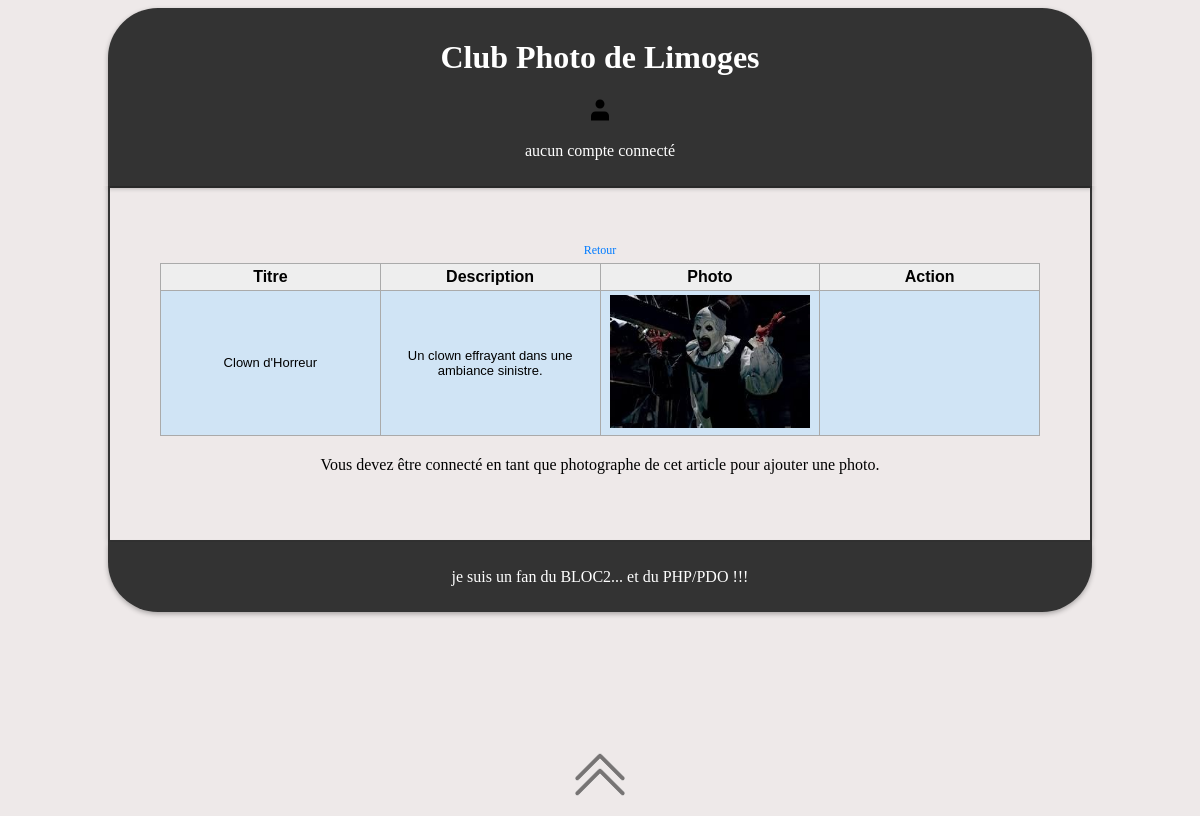
The app's page /index.php?page=article&id=1 with its own data.
### tables this page shows
CREATE TABLE IF NOT EXISTS `photo` (
  `idphoto` int NOT NULL AUTO_INCREMENT,
  `titrephoto` varchar(50) NOT NULL,
  `textephoto` varchar(50) NOT NULL,
  `imagephoto` varchar(50) NOT NULL,
  `idarti` int NOT NULL,
  PRIMARY KEY (`idphoto`),
  KEY `idarti` (`idarti`)
);

### article.php (the view, shortened to what this page needs)
<?php
    $connexion = connexionPDO();
    $requete = "SELECT article.idarti, article.datearti, article.titrearti, article.textearti, type.nomtype, photographe.nomphotographe, photographe.prenomphotographe, article.idphotographe
            FROM article
            INNER JOIN type ON article.idtype = type.idtype
            INNER JOIN photographe ON article.idphotographe = photographe.idphotographe";
    $stmt = $connexion->prepare($requete);
    $stmt->execute();
    $lesart = $stmt->fetchAll(PDO::FETCH_OBJ);
    $requete = "SELECT idtype, nomtype FROM type";
    $stmt    = $connexion->prepare($requete);
    $stmt->execute();
    $lestypes = $stmt->fetchAll(PDO::FETCH_OBJ);
    $requete = "SELECT idphotographe, nomphotographe, prenomphotographe FROM photographe WHERE idphotographe != 0";
    $stmt    = $connexion->prepare($requete);
    $stmt->execute();
    $lesphotographes = $stmt->fetchAll(PDO::FETCH_OBJ);
?>
<!DOCTYPE html>
<html lang="fr">
<head>
</head>
<body>
<fieldset class='accueil photo'>
    <?php
        if (! isset($_GET['id'])) {
            echo "<table border='1' class='ArticleTable'>";
            echo "<tr>";
            echo "<th>Date</th>";
            echo "<th>Titre</th>";
            echo "<th>Texte</th>";
            echo "<th>Type</th>";
            echo "<th>Photographe</th>";
            echo "<th>Action</th>";
            echo "</tr>";
            foreach ($lesart as $unart) {
                echo "<tr>";
                echo "<td>$unart->datearti</td>";
                echo '<td><a href="index.php?page=article&id=' . $unart->idarti . '">' . $unart->titrearti . '</a></td>';
                echo "<td>$unart->textearti</td>";
                echo "<td>$unart->nomtype</td>";
                echo "<td>$unart->nomphotographe $unart->prenomphotographe</td>";
                if (isset($_SESSION['id']) && ($_SESSION['id'] == $unart->idphotographe || $_SESSION['id'] == 0)) {
                    echo "<td><form action='' method='post' style='display:inline;'><input type='hidden' name='idarti' value='$unart->idarti'><input type='submit' name='supprimer_article' value='Supprimer' style='width: 80px; padding: 5px 10px; font-size: 12px; cursor: pointer;'></form></td>";
                } else {
                    echo "<td></td>";
                }
                echo "</tr>";
            }
            echo "</table>";
            if (isset($_SESSION['id'])) {
                echo "<fieldset class='ajout'>";
                echo "<legend>Créer un article</legend>";
                echo "<form action='' method='post'>";
                echo '<input type="text" name="titre" placeholder="Titre de l\'article" required>';
                echo "<br>";
                echo '<textarea name="texte" placeholder="Texte de l\'article" required></textarea>';
                echo "<br>";
                echo "<select name='idtype' required>";
                foreach ($lestypes as $type) {
                    echo "<option value='$type->idtype'>$type->nomtype</option>";
                }
                echo "</select>";
                echo "<br>";
                if ($_SESSION['id'] == 0) {
                    echo "<select name='idphotographe' required>";
                    foreach ($lesphotographes as $photographe) {
                        echo "<option value='$photographe->idphotographe'>$photographe->nomphotographe $photographe->prenomphotographe</option>";
                    }
                    echo "</select>";
                    echo "<br>";
                }
                echo "<input type='submit' name='creer_article' value='Créer' style='width: 80px; padding: 5px 10px; font-size: 12px; cursor: pointer;'>";
                echo "</form>";
                echo "</fieldset>";
            }
        } else {
            echo "<a href='index.php?page=article' style='width: 80px; padding: 5px 10px; font-size: 12px; cursor: pointer;'>Retour</a>";
            $id = $_GET['id'];
            $requete = "SELECT article.idarti, article.titrearti, article.idphotographe, photographe.nomphotographe, photographe.prenomphotographe
                    FROM article
                    INNER JOIN photographe ON article.idphotographe = photographe.idphotographe
                    WHERE article.idarti = :id";
            $stmt = $connexion->prepare($requete);
            $stmt->execute([':id' => $id]);
            $unart = $stmt->fetch(PDO::FETCH_OBJ);
            $requete = "SELECT idphoto, titrephoto, textephoto, imagephoto FROM photo WHERE idarti = :id";
            $stmt    = $connexion->prepare($requete);
            $stmt->execute([':id' => $id]);
            $lesphotos = $stmt->fetchAll(PDO::FETCH_OBJ);
            echo "<table border='1'  class='ArticleTable'>";
            echo "<tr>";
            echo "<th>Titre</th>";
            echo "<th>Description</th>";
            echo "<th>Photo</th>";
            echo "<th>Action</th>";
            echo "</tr>";
            foreach ($lesphotos as $photo) {
                echo "<tr>";
                echo "<td>$photo->titrephoto</td>";
                echo "<td>$photo->textephoto</td>";
                echo "<td><img src='image/$photo->imagephoto' alt='$photo->titrephoto' width='200'></td>";
                if (isset($_SESSION['id']) && ($_SESSION['id'] == $unart->idphotographe || $_SESSION['id'] == 0)) {
                    echo "<td><form action='' method='post' style='display:inline;'><input type='hidden' name='idphoto' value='$photo->idphoto'><input type='hidden' name='idarti' value='$id'><input type='submit' name='supprimer_photo' value='Supprimer' style='width: 80px; padding: 5px 10px; font-size: 12px; cursor: pointer;'></form></td>";
                } else {
                    echo "<td></td>";
                }
                echo "</tr>";
            }
            echo "</table>";
            if (isset($_SESSION['id']) && ($_SESSION['id'] == $unart->idphotographe || $_SESSION['id'] == 0)) {
                echo "<fieldset class='ajout'>";
                echo "<legend>Ajouter une photo</legend>";
                echo "<form action='' method='post' enctype='multipart/form-data'>";
                echo '<input type="text" name="titre"  placeholder="Titre de la photo" required>';
                echo "<br>";
                echo '<textarea name="detail" placeholder="Détail de la photo" required></textarea>';
                echo "<br>";
                echo '<input type="file" name="photo" id="photo" required>';
                echo "<br>";
                echo '<input type="submit" name="submit" value="Ajouter" style="width: 80px; padding: 5px 10px; font-size: 12px; cursor: pointer;">';
                echo "</form>";
                echo "</fieldset>";
                if ($_SERVER['REQUEST_METHOD'] == 'POST' && isset($_POST['submit'])) {
                    $titre  = $_POST['titre'];
                    $detail = $_POST['detail'];
                    $photo  = $_FILES['photo'];
                    if ($photo['error'] == 0) {
                        $target_dir    = "image/";
                        $target_file   = $target_dir . basename($photo["name"]);
                        $imageFileType = pathinfo($target_file, PATHINFO_EXTENSION);
                        $check = getimagesize($photo["tmp_name"]);
                        if ($check !== false) {
                            if (move_uploaded_file($photo["tmp_name"], $target_file)) {
                                echo "Le fichier " . htmlspecialchars(basename($photo["name"])) . " a été téléchargé.";
                                $requete = "INSERT INTO photo (titrephoto, textephoto, imagephoto, idarti) VALUES (:titre, :detail, :image, :idarti)";
                                $stmt    = $connexion->prepare($requete);
                                $stmt->execute([
                                    ':titre'  => $titre,
                                    ':detail' => $detail,
                                    ':image'  => basename($photo["name"]),
                                    ':idarti' => $id,
                                ]);
                                header("Refresh:0");
                            } else {
                                echo "Désolé, une erreur s'est produite lors du téléchargement de votre fichier.";
                            }
                        } else {
                            echo "Le fichier n'est pas une image.";
                        }
                    } else {
                        echo "Erreur lors du téléchargement du fichier.";
                    }
                }
            } else {
                echo "<p>Vous devez être connecté en tant que photographe de cet article pour ajouter une photo.</p>";
            }
        }
    ?>
</fieldset>
</body>
</html>

### config/global.css (style rules this page uses)
:root { --first-hue: 234; --sat: 100%; --lig: 66%; --second-hue: 218; }
body { display: flex; flex-direction: column; min-height: 100vh; }
.accueil { display: flex; flex-wrap: wrap; background-color: #eee9e9; text-align: center; margin-left: 100px; margin-right: 100px; padding: 50px; box-shadow: 0 2px 5px rgba(0, 0, 0, 0.3); border-right: #333 5px solid; border-left: #333 5px solid; }
table { width: 100%; table-layout: fixed; transition: all 0.3s; border-collapse: collapse; }
td { overflow: visible; white-space: normal; word-wrap: break-word; }
.photo { border: 2px solid #333; box-shadow: 0 0 5px rgba(0, 0, 0, 0.3); }
body { background-color: #eee9e9; }
table.ArticleTable { font-family: Arial, Helvetica, sans-serif; border: 1px solid #1C6EA4; background-color: #EEEEEE; width: 100%; text-align: center; border-collapse: collapse; }
table.ArticleTable td, table.ArticleTable th { border: 1px solid #AAAAAA; padding: 4px 0px; }
table.ArticleTable tbody td { font-size: 13px; }
table.ArticleTable tr:nth-child(even) { background: #D0E4F5; }
.accueil { display: flex; justify-content: center; align-items: center; }
.accueil p { margin-top: 20px; }
.accueil a { color: #007bff; text-decoration: none; }

### records on screen
photo: titrephoto "Clown d'Horreur", textephoto "Un clown effrayant dans une ambiance sinistre.", imagephoto (picture)
